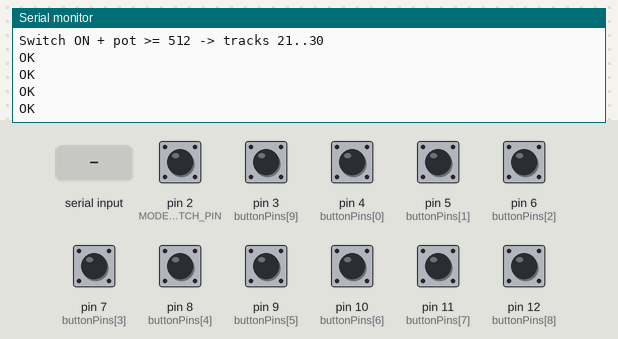
This sketch was run on a simulated Arduino Mega 2560, built with avr-gcc and run on an emulated ATmega2560. Parts: the last lines printed to the serial monitor. Inputs (shaded band) come from the test bench; at power-on: pin 2 (MODE_SWITCH_PIN), pin 3 (buttonPins[9]), pin 4 (buttonPins[0]), pin 5 (buttonPins[1]), pin 6 (buttonPins[2]), pin 7 (buttonPins[3]), pin 8 (buttonPins[4]), pin 9 (buttonPins[5]), pin 10 (buttonPins[6]), pin 11 (buttonPins[7]), pin 12 (buttonPins[8]) HIGH. The modem accepts every AT command (registered, SIM ready, sends succeed) and sends nothing else.

Above: at 4.3 s.
4.4 s: pin 3 (buttonPins[9]) pulled LOW for 0.15 s
At 5.2 s:
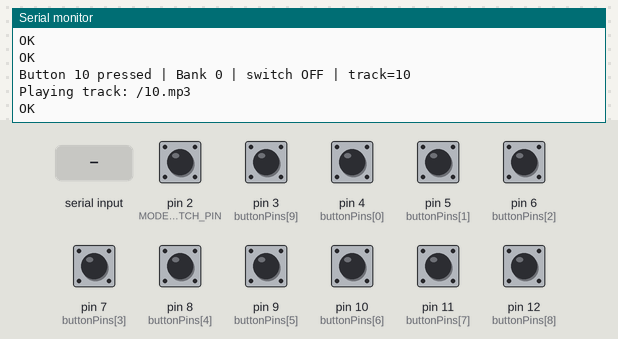
6.0 s: "1" received over the second serial link
At 7.0 s:
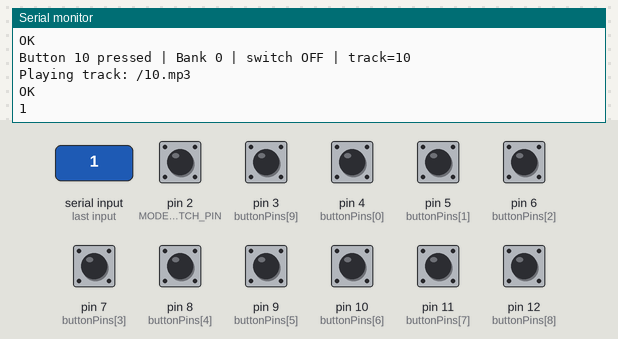
7.5 s: pin 4 (buttonPins[0]) pulled LOW for 0.15 s
At 8.8 s:
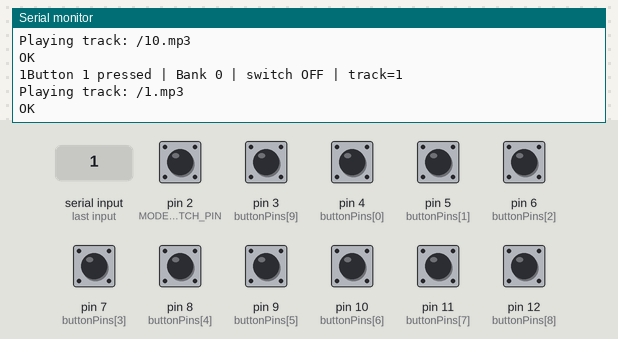
9.1 s: pin 5 (buttonPins[1]) pulled LOW for 0.15 s
At 10.0 s:
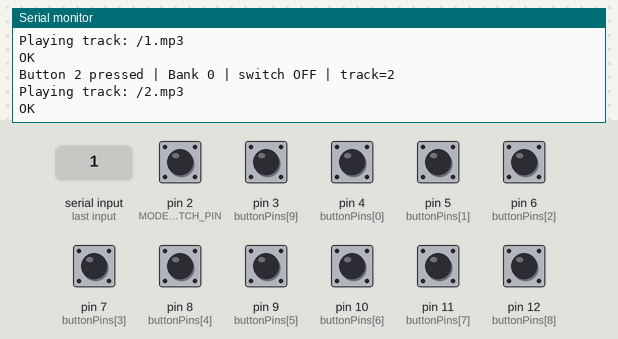
10.7 s: pin 6 (buttonPins[2]) pulled LOW for 0.15 s
At 11.2 s:
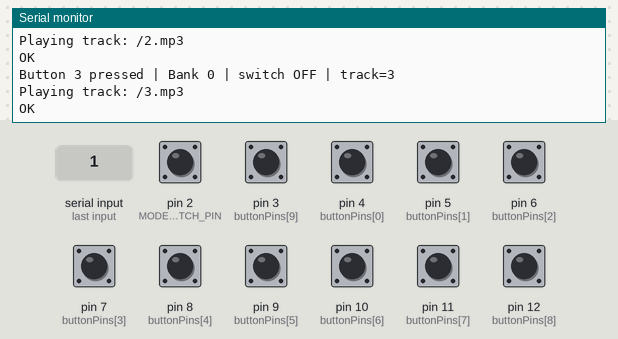
12.3 s: pin 7 (buttonPins[3]) pulled LOW for 0.15 s
At 13.7 s:
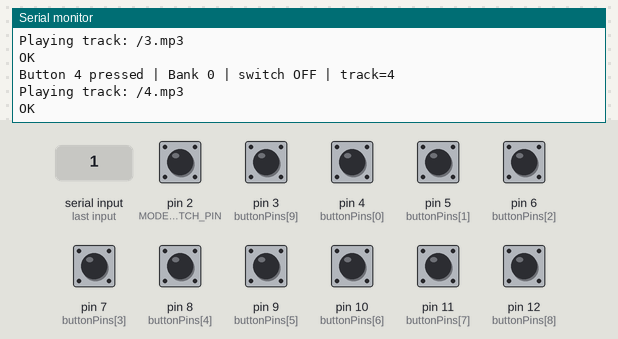
Timing chart, 0 to 14.9 s (numbered marks = the images above; inputs shaded):
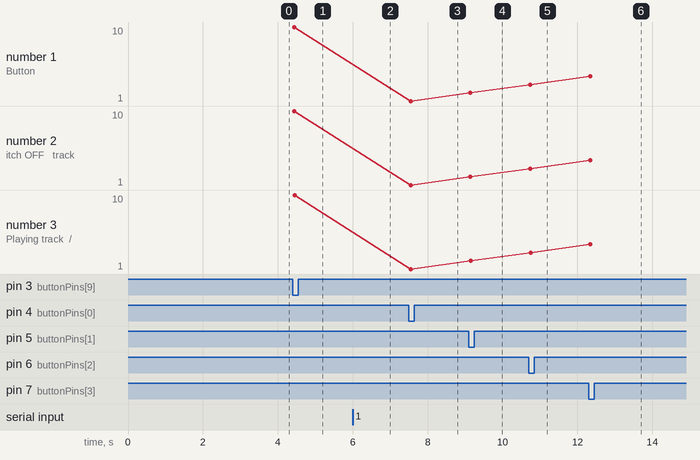

The sketch:

DFPlayerPro_30Tracks_NanoEvery_Button10_D3.ino
```cpp
/*
  Arduino Nano Every + Fermion DFPlayer Pro (DFR0768 / DF1201S)
  + 10 Gravity Digital Push Buttons
  + B10K potentiometer with integrated ON/OFF switch

  VERSION: 30 AUDIO TRACKS / 3 BANKS / BUTTON 10 ON D3 INSTEAD OF D13

  ------------------------------------------------------------
  AUDIO BANKS
  ------------------------------------------------------------
  SWITCH OFF:
    Button 1..10 -> /1.mp3 .. /10.mp3
    1-5  = English
    6-10 = Lithuanian

  SWITCH ON:
    Potentiometer reading 0..511:
      Button 1..10 -> /11.mp3 .. /20.mp3
      11-15 = Italian
      16-20 = Spanish

    Potentiometer reading 512..1023:
      Button 1..10 -> /21.mp3 .. /30.mp3
      21-25 = French
      26-30 = German

  ------------------------------------------------------------
  IMPORTANT
  ------------------------------------------------------------
  This sketch DOES NOT use the DFRobot_DF1201S library.
  It sends DFPlayer Pro AT commands directly through Serial1.


  NOTE ABOUT BUTTON 10:
    Button 10 is now on D3 instead of D13.
    D13 on Nano Every is also SPI SCK/GPIO and in your diagnostic test it did not respond through the shield.
    D3 is free in this project, so it is the cleanest replacement.

  ------------------------------------------------------------
  DFPLAYER PRO <-> NANO EVERY WIRING
  ------------------------------------------------------------
    DFPlayer TX  -> Nano Every D0 / RX1
    DFPlayer RX  -> Nano Every D1 / TX1
    DFPlayer VIN -> 5V
    DFPlayer GND -> GND

  ------------------------------------------------------------
  10 GRAVITY DIGITAL PUSH BUTTONS
  ------------------------------------------------------------
    Button 1  Signal -> D4
    Button 2  Signal -> D5
    Button 3  Signal -> D6
    Button 4  Signal -> D7
    Button 5  Signal -> D8
    Button 6  Signal -> D9
    Button 7  Signal -> D10
    Button 8  Signal -> D11
    Button 9  Signal -> D12
    Button 10 Signal -> D3   // moved from D13 because D13 failed the button diagnostic

    Each Gravity button module:
      VCC -> 5V
      GND -> GND
      SIG -> corresponding digital pin

  ------------------------------------------------------------
  B10K POTENTIOMETER CONNECTION
  ------------------------------------------------------------
    One outer potentiometer pin  -> 5V
    Middle potentiometer pin     -> A0
    Other outer potentiometer pin-> GND

    If turning direction feels reversed, swap the two outer pins.

  ------------------------------------------------------------
  INTEGRATED ON/OFF SWITCH CONNECTION
  ------------------------------------------------------------
    One switch pin -> D2
    Other switch pin -> GND

    D2 uses INPUT_PULLUP.
    In the normal wiring used here:
      switch ON  -> D2 reads LOW
      switch OFF -> D2 reads HIGH

    If your particular switch behaves opposite, change:
      const bool SWITCH_ON_IS_LOW = true;
    to:
      const bool SWITCH_ON_IS_LOW = false;
*/

// ------------------------------------------------------------
// Pins
// ------------------------------------------------------------
const uint8_t BUTTON_COUNT = 10;

const uint8_t buttonPins[BUTTON_COUNT] = {
  4, 5, 6, 7, 8, 9, 10, 11, 12, 3
};

const uint8_t MODE_SWITCH_PIN = 2;  // Integrated ON/OFF switch
const uint8_t POT_PIN = A0;         // Potentiometer wiper

// true:  switch ON = LOW, because we use INPUT_PULLUP and switch goes to GND
// false: switch ON = HIGH, only if your switch behaves the opposite way
const bool SWITCH_ON_IS_LOW = true;

// ------------------------------------------------------------
// Behaviour settings
// ------------------------------------------------------------
const unsigned long DEBOUNCE_MS = 45;
const unsigned long MIN_RETRIGGER_MS = 250;

// ------------------------------------------------------------
// Button state memory
// ------------------------------------------------------------
uint8_t restState[BUTTON_COUNT];
uint8_t lastRawState[BUTTON_COUNT];
uint8_t stableState[BUTTON_COUNT];
unsigned long lastChangeTime[BUTTON_COUNT];
unsigned long lastPlayTime[BUTTON_COUNT];

// ------------------------------------------------------------
// Send a simple AT command to DFPlayer Pro
// ------------------------------------------------------------
void sendAT(const char* command) {
  Serial1.print(command);
  Serial1.print("\r\n");

  Serial.print(F("Sent: "));
  Serial.println(command);
}

// ------------------------------------------------------------
// Play an exact root-file path: /1.mp3 ... /30.mp3
// ------------------------------------------------------------
void playTrackNumber(uint8_t trackNumber) {
  Serial1.print(F("AT+PLAYFILE=/"));
  Serial1.print(trackNumber);
  Serial1.print(F(".mp3\r\n"));

  Serial.print(F("Playing track: /"));
  Serial.print(trackNumber);
  Serial.println(F(".mp3"));
}

// ------------------------------------------------------------
// Print possible replies from DFPlayer Pro in Serial Monitor
// ------------------------------------------------------------
void printDFPlayerReplies() {
  while (Serial1.available()) {
    char c = Serial1.read();
    Serial.write(c);
  }
}

// ------------------------------------------------------------
// Read integrated switch state
// ------------------------------------------------------------
bool isModeSwitchOn() {
  uint8_t state = digitalRead(MODE_SWITCH_PIN);

  if (SWITCH_ON_IS_LOW) {
    return (state == LOW);
  } else {
    return (state == HIGH);
  }
}

// ------------------------------------------------------------
// Average a few A0 readings for a steadier choice near the middle
// ------------------------------------------------------------
uint16_t readPotAverage() {
  const uint8_t samples = 8;
  uint32_t sum = 0;

  for (uint8_t i = 0; i < samples; i++) {
    sum += analogRead(POT_PIN);
  }

  return (uint16_t)(sum / samples);
}

// ------------------------------------------------------------
// Decide audio bank:
//   0 -> tracks 1..10
//   1 -> tracks 11..20
//   2 -> tracks 21..30
// ------------------------------------------------------------
uint8_t getAudioBank(uint16_t &potValueUsed) {
  if (!isModeSwitchOn()) {
    potValueUsed = 0;
    return 0;
  }

  potValueUsed = readPotAverage();

  if (potValueUsed <= 511) {
    return 1;
  } else {
    return 2;
  }
}

// ------------------------------------------------------------
// Convert button index 0..9 to actual track number 1..30
// ------------------------------------------------------------
uint8_t getTrackForButton(uint8_t buttonIndex, uint8_t bank) {
  return (buttonIndex + 1) + (bank * 10);
}

// ------------------------------------------------------------
// Buttons setup
// ------------------------------------------------------------
void setupButtons() {
  for (uint8_t i = 0; i < BUTTON_COUNT; i++) {
    pinMode(buttonPins[i], INPUT);

    // Start with all buttons released while powering up.
    uint8_t state = digitalRead(buttonPins[i]);

    restState[i] = state;
    lastRawState[i] = state;
    stableState[i] = state;
    lastChangeTime[i] = millis();
    lastPlayTime[i] = 0;
  }
}

// ------------------------------------------------------------
// Switch + potentiometer setup
// ------------------------------------------------------------
void setupModeSelector() {
  pinMode(MODE_SWITCH_PIN, INPUT_PULLUP);
  pinMode(POT_PIN, INPUT);
}

// ------------------------------------------------------------
// DFPlayer Pro setup with official AT commands
// ------------------------------------------------------------
void setupDFPlayerPro() {
  Serial1.begin(115200);
  delay(800);

  sendAT("AT");
  delay(150);

  // Music mode
  sendAT("AT+FUNCTION=1");
  delay(1600);

  // Volume 0..30
  sendAT("AT+VOL=30");
  delay(150);

  // Mode 3: play one file, then pause/stop
  sendAT("AT+PLAYMODE=3");
  delay(150);

  Serial.println(F("DFPlayer Pro setup completed."));
}

// ------------------------------------------------------------
// Arduino setup
// ------------------------------------------------------------
void setup() {
  Serial.begin(115200);
  delay(300);

  Serial.println(F("Nano Every + DFPlayer Pro + 10 Buttons + Switch/Pot Bank Selector"));
  Serial.println(F("Direct AT-command version, no DFRobot library."));

  setupModeSelector();
  setupButtons();
  setupDFPlayerPro();

  Serial.println(F("Ready."));
  Serial.println(F("Switch OFF -> tracks 1..10"));
  Serial.println(F("Switch ON + pot <= 511 -> tracks 11..20"));
  Serial.println(F("Switch ON + pot >= 512 -> tracks 21..30"));
}

// ------------------------------------------------------------
// Main loop
// ------------------------------------------------------------
void loop() {
  const unsigned long now = millis();

  // Show any DFPlayer Pro serial response in Serial Monitor
  printDFPlayerReplies();

  for (uint8_t i = 0; i < BUTTON_COUNT; i++) {
    uint8_t raw = digitalRead(buttonPins[i]);

    // Restart debounce timer when raw signal changes
    if (raw != lastRawState[i]) {
      lastRawState[i] = raw;
      lastChangeTime[i] = now;
    }

    // Accept a new stable button state after debounce time
    if ((now - lastChangeTime[i]) >= DEBOUNCE_MS && raw != stableState[i]) {
      stableState[i] = raw;

      // A press is detected when the button state differs from its resting startup state.
      // This keeps compatibility with Gravity buttons that may be active-HIGH or active-LOW.
      if (stableState[i] != restState[i]) {
        if ((now - lastPlayTime[i]) >= MIN_RETRIGGER_MS) {
          uint16_t potValue = 0;
          uint8_t bank = getAudioBank(potValue);
          uint8_t trackNumber = getTrackForButton(i, bank);

          Serial.print(F("Button "));
          Serial.print(i + 1);
          Serial.print(F(" pressed | Bank "));
          Serial.print(bank);

          if (bank == 0) {
            Serial.print(F(" | switch OFF"));
          } else {
            Serial.print(F(" | switch ON | pot="));
            Serial.print(potValue);
          }

          Serial.print(F(" | track="));
          Serial.println(trackNumber);

          playTrackNumber(trackNumber);
          lastPlayTime[i] = now;
        }
      }
    }
  }
}
```

Measured:
- after the input at 4.4 s, the serial monitor: prints a new line at once (image 1)
- after the input at 6.0 s, the serial monitor: prints a new line at once (image 2)
- after the input at 7.5 s, the serial monitor: prints a new line after 0.05 s (image 3)
- after the input at 9.1 s, the serial monitor: prints a new line at once (image 4)
- after the input at 10.7 s, the serial monitor: prints a new line after 0.05 s (image 5)
- after the input at 12.3 s, the serial monitor: prints a new line at once (image 6)
- plotted number 1: 1 → 2 after the input at 9.1 s, 3 → 4 after the input at 12.3 s
- plotted number 2: 1 → 2 after the input at 9.1 s, 3 → 4 after the input at 12.3 s
